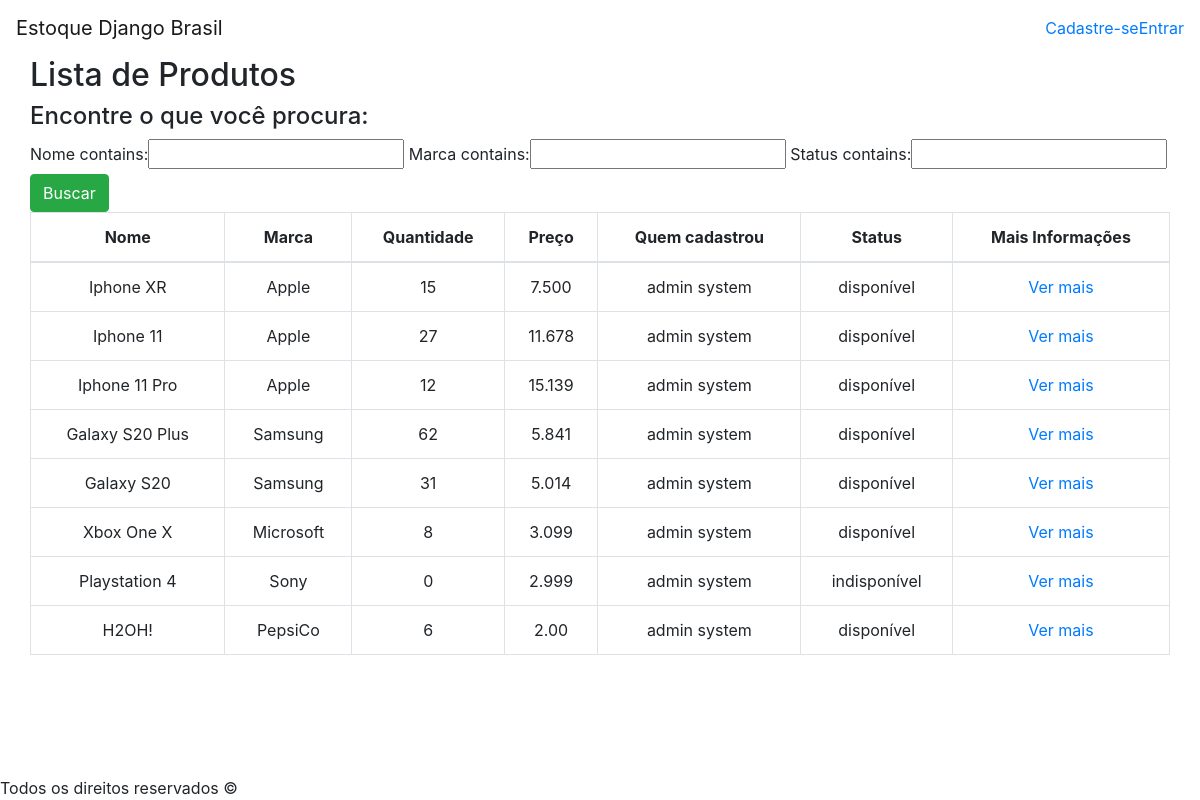
Page /listaProdutos on the earlier database version.
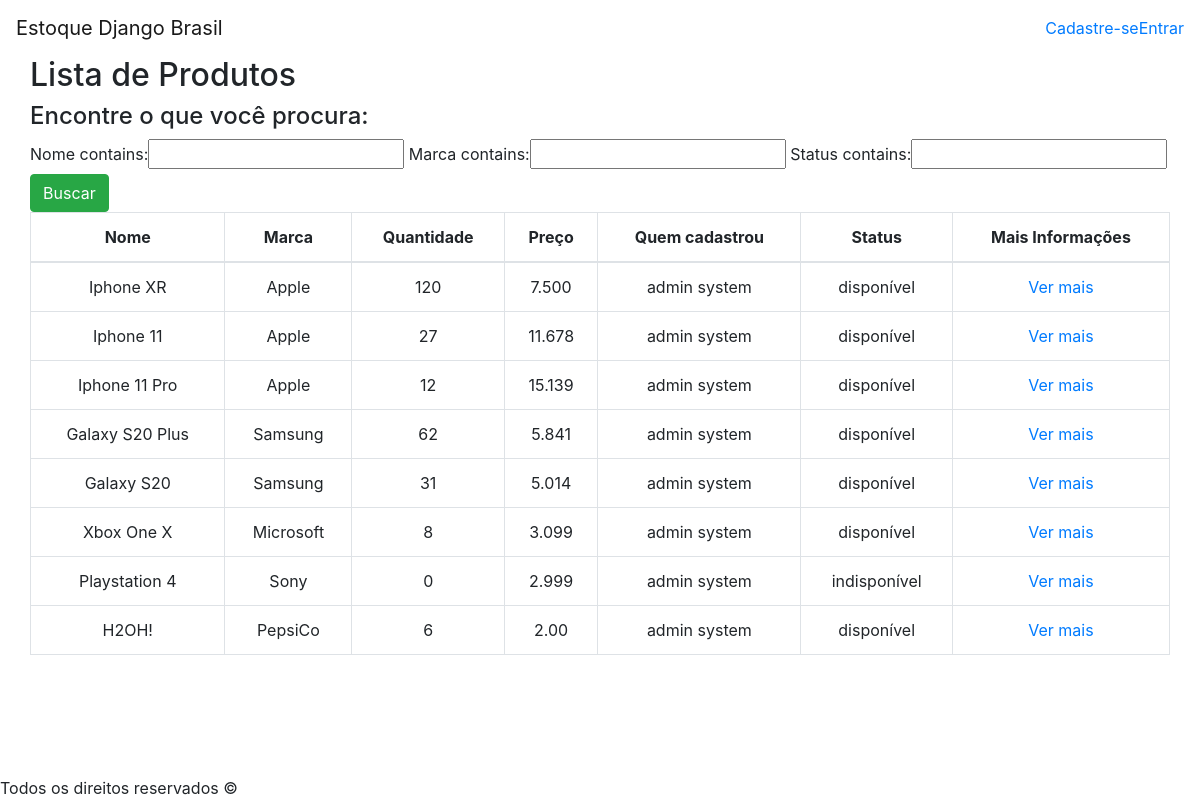
Same page on the later database version.
### application/models.py (models this page shows, shortened)
class Produto(models.Model):
    STATUS = (('Disponível', 'Disponível'), ('Indisponível', 'Indisponível'))
    nome = models.CharField(max_length=50)
    marca = models.CharField(max_length=50)
    slug = models.SlugField(max_length=100)
    descricao = models.TextField()
    quantidade = models.IntegerField()
    preco = models.CharField(max_length=6)
    usuario = models.ForeignKey(User, on_delete=models.CASCADE) # Mostrará o usuário que fez o cadastro do produto
    cadastrado = models.DateTimeField(default=timezone.now) # Só é alterado no momento do cadastro do produto
    alterado = models.DateTimeField(auto_now=True) # Salvará a data e hora em que sofrer alguma alteração
    status = models.CharField(max_length=12, choices=STATUS, default='Disponível')
    def get_absolute_url(self):
        return reverse('detalharProduto', args=[self.slug])
    class Meta:
        ordering = ('cadastrado',)

### application/views.py (the view)
# urls.py: path('listaProdutos', views.ProdutoListView.as_view(), name='listarProdutos'),
class ProdutoListView(ListView):
    model = Produto
    template_name = 'produto/listar-produto.html'
    def get_context_data(self, **kwargs):
        context = super().get_context_data(**kwargs)
        context['filter'] = ProdutoFilterSet(self.request.GET, queryset=self.get_queryset())
        return context

### application/templates/produto/listar-produto.html (shortened to what this page needs)
{% extends 'base.html' %}
{% block content %}
    <div class="row background-color">
        <div class="titulo">
            <h2>Lista de Produtos</h2>
        </div>
        <div class="filtro-lista">
            <h4>Encontre o que você procura:</h4>
            <form method="GET">
                {{filter.form}}
                <button type="submit" class="btn btn-success">Buscar</button>
            </form>
        </div>
        <table class="table table-bordered" style="text-align: center;">
            <thead>
                <tr>
                    <th>Nome</th>
                    <th>Marca</th>
                    <th>Quantidade</th>
                    <th>Preço</th>
                    <th>Quem cadastrou</th>
                    <th>Status</th>
                    <th>Mais Informações</th>
                </tr>
            </thead>
            <tbody>
                {% for produto in filter.qs %}
                    <tr>
                        <td>{{produto.nome}}</td>
                        <td>{{produto.marca}}</td>
                        <td>{{produto.quantidade}}</td>
                        <td>{{produto.preco}}</td>
                        <td>{{produto.usuario.get_full_name}}</td>
                        <td>{{produto.status}}</td>
                        <td><a href="{{produto.get_absolute_url}}">Ver mais</a></td>
                    </tr>
                {% endfor %}
            </tbody>
        </table>
    </div>
{% endblock content %}

Differences in the rows shown:
changed Produto "Iphone XR": quantidade "15" → "120"
